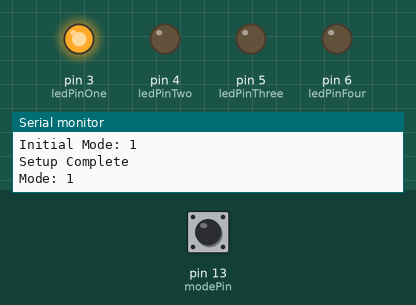
This sketch was run on a simulated Arduino Uno, built with avr-gcc and run on an emulated ATmega328P. Shown: output pins drawn as LEDs (lit = HIGH), the last lines printed to the serial monitor. Inputs (shaded band) come from the test bench; at power-on: pin 13 (modePin) HIGH.

Above: at 1.2 s.
1.3 s: pin 13 (modePin) pulled LOW for 0.15 s
At 2.4 s:
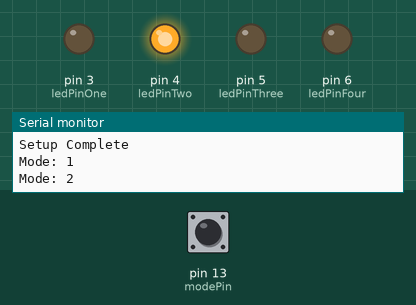
2.9 s: pin 13 (modePin) pulled LOW for 1 s
At 5.0 s:
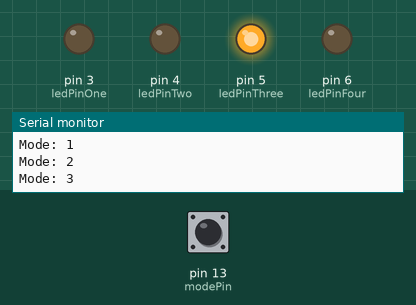
5.4 s: pin 13 (modePin) pulled LOW for 0.15 s
At 6.7 s:
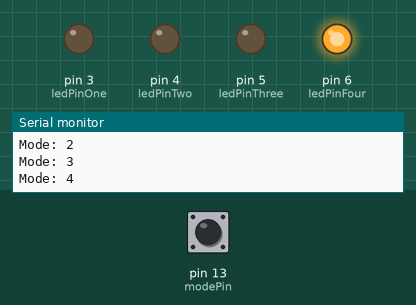
7.0 s: pin 13 (modePin) pulled LOW for 3.2 s
At 10.9 s:
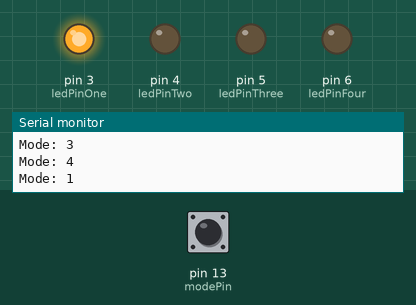
Timing chart, 0 to 12.4 s (numbered marks = the images above; inputs shaded):
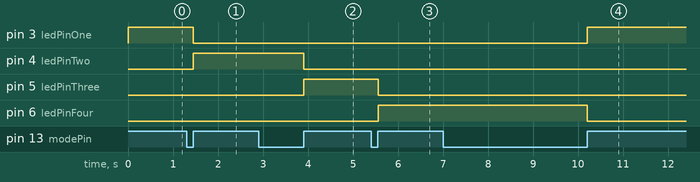

Measured:
- after the input at 1.3 s, pin 3 (ledPinOne): HIGH → LOW after 0.15 s; pin 4 (ledPinTwo): LOW → HIGH after 0.15 s
- after the input at 2.9 s, pin 4 (ledPinTwo): HIGH → LOW after 1.0 s; pin 5 (ledPinThree): LOW → HIGH after 1.0 s
- after the input at 5.4 s, pin 5 (ledPinThree): HIGH → LOW after 0.16 s; pin 6 (ledPinFour): LOW → HIGH after 0.16 s
- after the input at 7.0 s, pin 3 (ledPinOne): LOW → HIGH after 3.2 s; pin 6 (ledPinFour): HIGH → LOW after 3.2 s

The sketch:

ledact.ino
```cpp
// Original source of the program: http://www.pwillard.com


const int ledPinOne = 3; // mode 1
const int ledPinTwo = 4; // mode 2
const int ledPinThree = 5; // mode 3
const int ledPinFour = 6; // mode  4
const int modePin = 13; // mode button pin

int mode = 1; // Selector State (Initial state = ALL OFF)
int val = 0; // Pin 13 HIGH/LOW Status
int butState = 1; // Last Button State
int modeState = 0; // Last Mode State
boolean debug = 1; // 1 = Print Serial Enabled / 0 = disabled

//===============================================================
// SETUP
//===============================================================
void setup () {
 pinMode(ledPinOne, OUTPUT);
 pinMode(ledPinTwo, OUTPUT);
 pinMode(ledPinThree, OUTPUT);
 pinMode(ledPinFour, OUTPUT);
 pinMode(modePin, INPUT);
 if (debug){
 Serial.begin(9600);
 Serial.print("Initial Mode: ");
 Serial.println(mode);
 Serial.print("Setup Complete\n");
 }
}

//===============================================================
// Main Loop
//===============================================================
void loop() {

 val = digitalRead(modePin);

 // If we see a change in button state, increment mode value
 if (val != butState && val == HIGH){
 mode++;
 }

 butState = val; // Keep track of most recent button state

 // No need to keep setting pins *every* loop
 if (modeState != mode){

 // If no keys have been pressed yet don't execute
 // the switch code below
 // if (mode != 0) {

 switch ( mode ) {
 //case 1 is actually handled below as default

case 2:
 digitalWrite(ledPinOne, LOW);
 digitalWrite(ledPinTwo, HIGH);
 showState();
 break;
 case 3:
 digitalWrite(ledPinTwo, LOW);
 digitalWrite(ledPinThree, HIGH);
 showState();
 break;
  case 4:
 digitalWrite(ledPinThree, LOW);
 digitalWrite(ledPinFour, HIGH);
 showState();
 break;
 default:
 mode = 1;
 // loop back to 1 by default, seems redundant but
 // it also handles the "mode is > 3" problem
 digitalWrite(ledPinFour, LOW);
 digitalWrite(ledPinOne, HIGH);
 showState();
 break;
 } // end switch
// } // end of "if mode = 0" check
 } // end of ModeState check
 modeState = mode; // Keep track of mode recent mode value
 delay(10); // slow the loop just a bit for debounce
}

//===============================================================
// Subroutine
//===============================================================
void showState() {
 if (debug){
 Serial.print("Mode: ");
 Serial.println(mode);
 }
}
```
